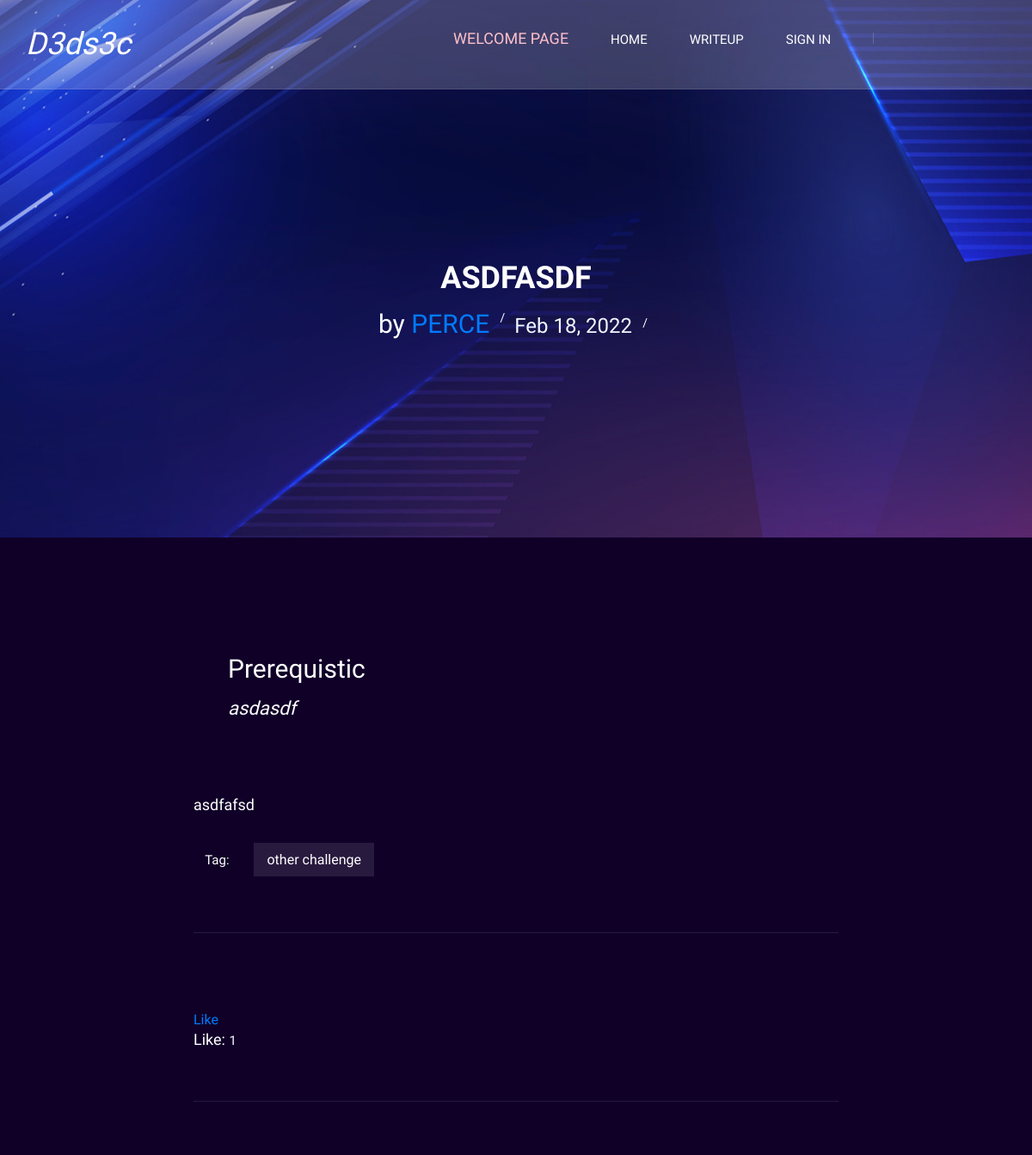
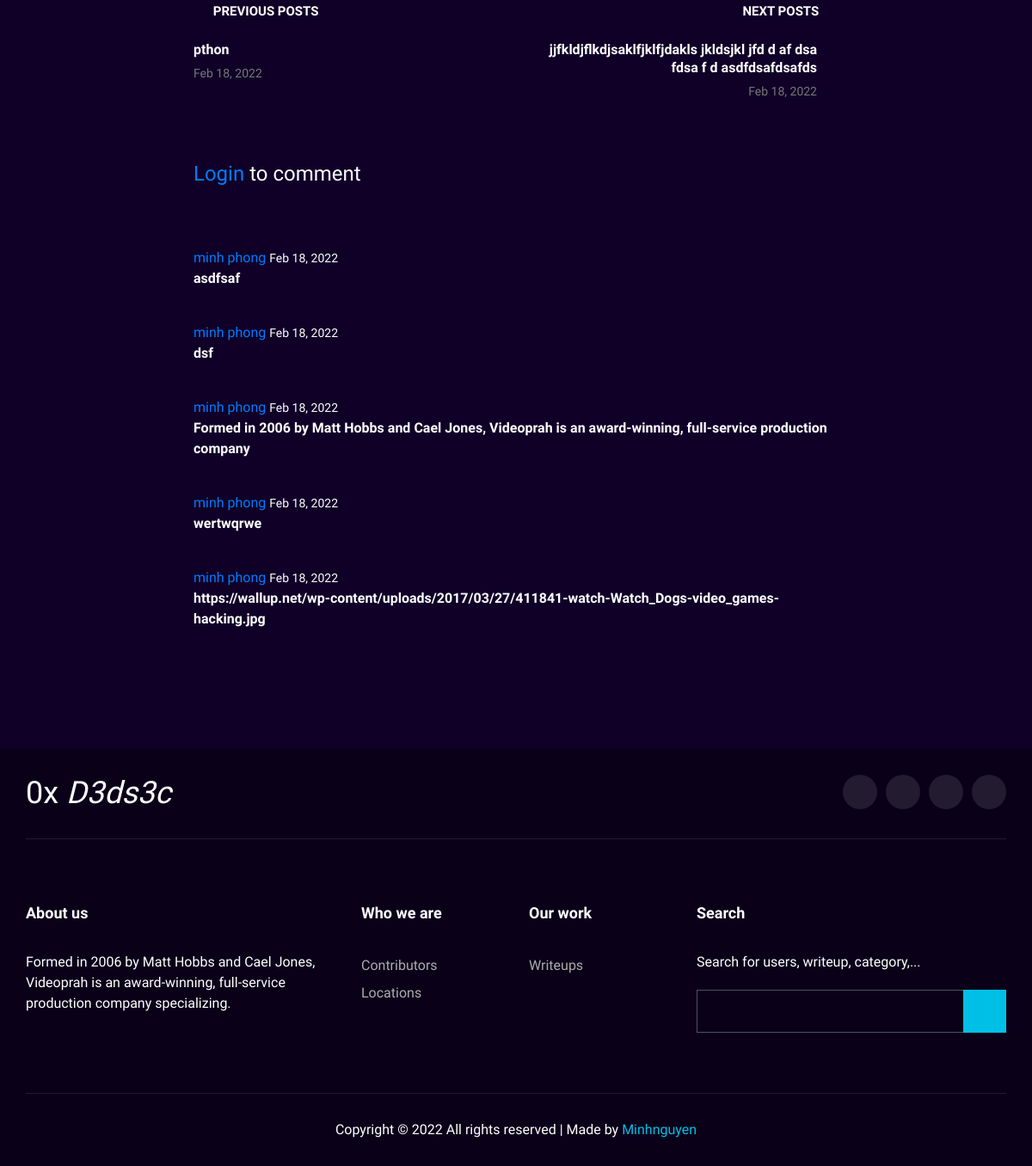
Page /dedsec/writeup/34/ on the committed database (2 pictures, top to bottom).
### writeup/models.py (models this page shows, shortened)
class Writeup(models.Model):
    like = models.ManyToManyField(User,related_name='like')
    title = models.TextField()
    prerequis =  RichTextUploadingField(blank=True, null=True)
    content_upload = RichTextUploadingField(blank=True, null=True)
    cate = models.ManyToManyField(Cate, related_name='writeup')
    date_create = models.DateTimeField(default = timezone.now)
    author = models.ForeignKey(User, on_delete=models.CASCADE,related_name='writeup')

class Cate(models.Model):
    image= models.ImageField(default='defaultback.jpg',upload_to = 'cate')
    tag = models.CharField(default='challenge',max_length=100)
    def __str__(self):
        return self.tag

class Commment(models.Model):
    writeup = models.ForeignKey(Writeup, on_delete=models.CASCADE, related_name='cmt')
    date = models.DateTimeField(default=timezone.now)
    content = models.TextField()
    user = models.ForeignKey(User, on_delete=models.CASCADE, related_name='cmt',null=True)

### writeup/views.py (the view)
class WriteupDetail(DetailView):
    model = Writeup
    context_object_name = 'post'

### writeup/templates/writeup/writeup_detail.html (shortened to what this page needs)
{%extends 'writeup/base.html'%}
{%load static%}
{% block content %}
    <header class="header">
        <div class="container">
            <div class="row">
                <div class="col-lg-2">
                    <div class="header__logo">
                        <a href="{%url 'wuhpage'%}" style="color: white;"><h2 style="color: white;"><em> D3ds3c</em> </h2></a>
                    </div>
                </div>
                <div class="col-lg-10">
                    <div class="header__nav__option">
                        <nav class="header__nav__menu mobile-menu">
                            <ul>
                                <li style="color: red;"><a href="{%url 'welcomehome'%}" > <h5 style="color: pink;">Welcome page</h5></a></li>
                                <li ><a href="{%url 'wuhpage'%}">Home</a></li>
                                <li><a href="{%url 'writeup'%}">Writeup</a>
                                </li>
                                {%if user.is_authenticated%}
                                <li><a href="#">Hello, {{user.first_name}}</a>
                                    <ul class="dropdown">
                                        <li><a href="{%url 'profile' user.id%}">Profile</a></li>
                                        <li><a href="{% url 'logout'%}">Log out</a></li>
                                    </ul>
                                </li>
                                {%else%}
                                <li>
                                    <a href="{% url 'login'%}">Sign in</a>
                                </li>
                                {%endif%}
                        </nav>
                        <div class="header__nav__social">
                            <a href="https://www.facebook.com/profile.php?id=100068404994823"><i class="fa fa-facebook"></i></a>
                            <a href="https://twitter.com/phong20031"><i class="fa fa-twitter"></i></a>
                            <a href="https://www.instagram.com/_minh_nguyn/?hl=en"><i class="fa fa-instagram"></i></a>
                            <a href="https://zalo.me/0377075126"><i class="fa fa-youtube-play"></i></a>
                        </div>
                    </div>
                </div>
            </div>
        </div>
    </header>
    <section class="blog-hero spad set-bg" data-setbg="{%static 'writeup/img/team-bg.jpg'%}">
        <div class="container">
            <div class="row d-flex justify-content-center">
                <div class="col-lg-8">
                    <div class="blog__hero__text">
                        <h2>{{post.title}}</h2>
                        <ul>
                             <li><h3 style="color: white;"> by<span> <a  href="{%url 'profile' post.author.id%}">{{post.author.first_name}}</a> </span></h3></li>
                            <li><h4 style="color:aliceblue;">{{post.date_create|date:"M d, Y"}}</h4> </li>
                        </ul>
                    </div>
                </div>
            </div>
        </div>
    </section>
    <div class="blog-details spad">
        <div class="container">
            <div class="row d-flex justify-content-center">
                <div class="col-lg-8">
                    <div class="blog__details__content">
                        <div class="blog__details__quote">
                                <h3 style="color: white;"> Prerequistic</h3>
                            <p style="color: white;">    {{post.prerequis | safe}}</p>
                        </div>
                        <div class="blog__details__text">
                            <p style="color: aliceblue;">{{post.content_upload| safe }}</p>
                        </div>
                        <div class="blog__details__tags">
                            <span><i class="fa fa-tag"></i> Tag:</span>
                            {%for tag in post.cate.all%}
                            <a href="{%url 'catedetail' tag%}">{{tag}}</a>
                            {%endfor%}
                        </div>
                      <br>
                         {%if user.is_authenticated%}
                            {%if user in post.like.all%}
                            <a name="{{ post.id }}" style="font-size:48px;color: yellow;cursor:pointer;" class="likin" id="co"><i class="fa fa-star" aria-hidden="true"></i></a>
                           {%else%}
                            <a name="{{ post.id }}" style="font-size:48px;color: white;cursor:pointer;" class="likin" id="co"><i class="fa fa-star" aria-hidden="true"></i></a>
                        {%endif%}
                        {%else%}
                        <a href="{%url 'login'%}">Like</a>
                         {%endif%}
                        <div class="blog__details__tags">
                         <h5>Like:  <span id="likenum">  {{post.like.count}}</span></h5>
                        </div>
                        <div class="blog__details__option">
                            <div class="row">
                                {%if post.get_previous_by_date_create%}
                                <div class="col-lg-6 col-md-6 col-sm-6">
                                    <a href="{%url 'writeupdetail' post.get_previous_by_date_create.id%}" class="blog__details__option__item">
                                        <h5><i class="fa fa-angle-left"></i> Previous posts</h5>
                                        <div class="blog__details__option__item__text">
                                            <h6>{{post.get_previous_by_date_create.title}}</h6>
                                            <span>{{post.get_previous_by_date_create.date_create| date:"M d, Y"}}</span>
                                        </div>
                                    </a>
                                </div>
                                {%endif%}
                                {%if post.get_next_by_date_create%}
                                {%if not post.get_previous_by_date_create%}
                                <div class="col-lg-6 col-md-6 col-sm-6">
                                    <a href="{%url 'writeupdetail' post.get_next_by_date_create.id%}" class="blog__details__option__item">
                                        <h5><i class="fa fa-angle-left"></i> Next posts</h5>
                                        <div class="blog__details__option__item__text">
                                            <h6>{{post.get_next_by_date_create.title}}</h6>
                                            <span>{{post.get_next_by_date_create.date_create| date:"M d, Y"}}</span>
                                        </div>
                                    </a>
                                </div>
                                {%else%}
                                <div class="col-lg-6 col-md-6 col-sm-6">
                                    <a href="{%url 'writeupdetail' post.get_next_by_date_create.id%}" class="blog__details__option__item blog__details__option__item--right">
                                        <h5>Next posts <i class="fa fa-angle-right"></i></h5>
                                        <div class="blog__details__option__item__text">
                                            <h6>{{post.get_next_by_date_create.title}}</h6>
                                            <span>{{post.get_next_by_date_create.date_create| date:"M d, Y"}}</span>
                                        </div>
                                    </a>
                                </div>
                                {%endif%}
                                {%endif%}
                            </div>
                        </div>
                        {%if user.is_authenticated%}
                        <div class="blog__details__comment">
                            <h4>Leave a comment</h4>
                                <textarea id="textarea" rows="10"></textarea>
                                <button id="cmt" type="submit" class="site-btn" value="{{post.id}}" >Send Message</button>
                        </div>
                        {%else%}
                        <h4 class="blog__details__comment"> <a href="{%url 'login'%}"> Login </a>to comment</h4>
                        {%endif%}
                        <br>
                        <br>
                        {%for cmt in post.cmt.all|dictsortreversed:"date"%}
                            <div class="col-lg-6 col-md-6 col-sm-6" style="max-width: max-content;">
                                <div class="blog__details__option__item__text">
                                    <a href="{%url 'profile' cmt.user.id%}"> {{cmt.user.first_name}} {{cmt.user.last_name}}</a></h6>
                                    <span style="color: white;">{{cmt.date|date:"M d, Y"}}</span>
                                </div>
                                <p >
                                {{cmt.content}}
                                </p>
                            </div>
                        {%endfor%}
                    </div>
                </div>
            </div>
        </div>
    </div>
    {% endblock %}

### writeup/static/writeup/css/style.css (style rules this page uses)
html, body { height: 100%; font-family: "Josefin Sans", sans-serif; -webkit-font-smoothing: antialiased; }
h1, h2, h3, h4, h5, h6 { margin: 0; color: white; font-weight: 400; font-family: "Play", sans-serif; }
h2 { font-size: 36px; }
h3 { font-size: 30px; }
h4 { font-size: 24px; }
h5 { font-size: 18px; }
h6 { font-size: 16px; }
p { font-size: 16px; font-family: "Josefin Sans", sans-serif; color: #ffffff; font-weight: 800; margin: 0 0 15px 0; }
ul, ol { padding: 0; margin: 0; }
.set-bg { background-repeat: no-repeat; background-position: center; }
.spad { padding-top: 100px; padding-bottom: 100px; }
.header { position: fixed; left: 0; top: 0; width: 100%; background: rgba(250,250,250,0.2); border-bottom: 1px solid rgba(255, 255, 255, 0.1); z-index: 9; }
.header__logo { padding: 30px 0; }
.header__logo a { display: inline-block; }
.header__nav__option { text-align: right; padding: 28px 0px; }
.header__nav__menu { display: inline-block; margin-right: 45px; }
.header__nav__menu ul li { list-style: none; display: inline-block; margin-right: 45px; position: relative; }
.header__nav__menu ul li:last-child { margin-right: 0; }
.header__nav__menu ul li a { font-size: 15px; font-family: "Play", sans-serif; color: white; display: block; text-transform: uppercase; position: relative; padding: 6px 0; }
.header__nav__menu ul li a:after { position: absolute; left: 0; bottom: 0; width: 100%; height: 2px; background: #00bfe7; content: ""; -webkit-transform: scale(0); -ms-transform: scale(0); transform: scale(0); -webkit-transition: all, 0.3s; -o-transition: all, 0.3s; transition: all, 0.3s; }
.header__nav__social { display: inline-block; position: relative; padding-left: 50px; }
.header__nav__social:before { position: absolute; left: 0; top: 4px; height: 13px; width: 1px; background: rgba(225, 225, 225, 0.2); content: ""; }
.header__nav__social a { color: #ffffff; font-size: 15px; margin-right: 18px; }
.header__nav__social a:last-child { margin-right: 0; }
.blog-hero { padding: 300px 0 230px; }
.blog__hero__text { text-align: center; }
.blog__hero__text h2 { color: #ffffff; font-weight: 700; line-height: 47px; text-transform: uppercase; margin-bottom: 12px; }
.blog__hero__text ul li { font-size: 14px; color: #ffffff; font-weight: 300; list-style: none; display: inline-block; margin-right: 25px; position: relative; }
.blog__hero__text ul li:after { position: absolute; right: -18px; top: 0; content: "/"; }
.blog__hero__text ul li span { text-transform: uppercase; }
.blog-details { background: #100028; }
.blog__details__text { margin-bottom: 30px; }
.blog__details__text p { font-size: 18px; line-height: 29px; font-weight: 300; margin-bottom: 20px; }
.blog__details__quote { padding: 35px 90px 35px 40px; position: relative; margin-bottom: 35px; }
.blog__details__quote p { font-size: 22px; font-weight: 300; line-height: 35px; font-style: italic; margin-bottom: 10px; }
.blog__details__tags { padding-bottom: 60px; border-bottom: 1px solid rgba(255, 255, 255, 0.1); margin-bottom: 65px; }
.blog__details__tags span { display: inline-block; font-size: 15px; color: #ffffff; font-weight: 300; margin-right: 25px; }
.blog__details__tags a { font-size: 16px; font-weight: 300; color: #ffffff; display: inline-block; margin-right: 11px; padding: 8px 15px 7px; margin-bottom: 5px; background: rgba(255, 255, 255, 0.1); }
.blog__details__option { margin-bottom: 40px; }
.blog__details__option__item { margin-bottom: 30px; overflow: hidden; display: block; }
.blog__details__option__item h5 { color: #ffffff; font-size: 15px; font-weight: 700; text-transform: uppercase; margin-bottom: 25px; }
.blog__details__option__item h5 i { font-size: 18px; margin-right: 5px; }
.blog__details__option__item.blog__details__option__item--right h5 { text-align: right; }
.blog__details__option__item.blog__details__option__item--right h5 i { margin-right: 0; margin-left: 5px; }
.blog__details__option__item.blog__details__option__item--right .blog__details__option__item__text { margin-right: 25px; text-align: right; float: none; }
.blog__details__option__item__text { overflow: hidden; }
.blog__details__option__item__text h6 { color: #ffffff; line-height: 21px; font-weight: 700; margin-bottom: 5px; }
.blog__details__option__item__text span { font-size: 14px; color: #777777; font-weight: 300; }
@media only screen and (min-width: 1200px) { .container { max-width: 1170px; } }

### rows in the picture
Writeup: title "ASDFASDF", author.first_name "PERCE", date_create "Feb 18, 2022", prerequis "asdasdf", content_upload "asdfafsd", like.count "1", get_previous_by_date_create "pthon", get_previous_by_date_create.date_create "Feb 18, 2022", get_next_by_date_create "jjfkldjflkdjsaklfjklfjdakls jkldsjkl jfd d af dsa fdsa f d asdfdsafdsafds", get_next_by_date_create.date_create "Feb 18, 2022"
Cate: tag "other challenge"
Commment: user.first_name "minh", user.last_name "phong", date "Feb 18, 2022", content "asdfsaf"
Commment: user.first_name "minh", user.last_name "phong", date "Feb 18, 2022", content "dsf"
Commment: user.first_name "minh", user.last_name "phong", date "Feb 18, 2022", content "Formed in 2006 by Matt Hobbs and Cael Jones, Videoprah is an award-winning, full-service production company"
Commment: user.first_name "minh", user.last_name "phong", date "Feb 18, 2022", content "wertwqrwe"
Commment: user.first_name "minh", user.last_name "phong", date "Feb 18, 2022", content "https://wallup.net/wp-content/uploads/2017/03/27/411841-watch-Watch_Dogs-video_games-hacking.jpg"
